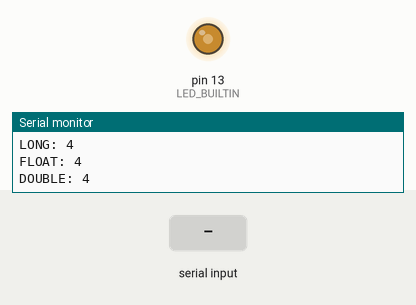
Simulated run of this sketch. Board: Arduino Uno, built with avr-gcc and run on an emulated ATmega328P. Parts: output pins drawn as LEDs (lit = HIGH), the last lines printed to the serial monitor. The test bench sets the inputs (shaded band). EEPROM starts erased.

Above: at 1.2 s.
1.3 s: "90,45\n" received over Serial
At 2.0 s:
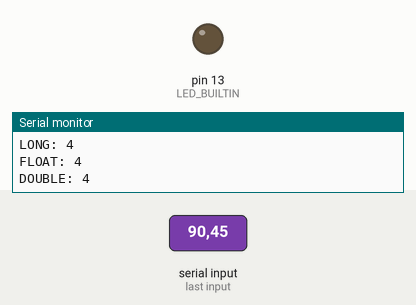
At 2.35 s:
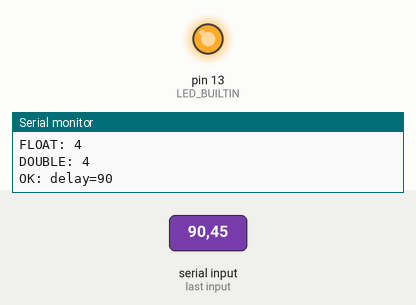
4.3 s: "5\n" received over Serial
7.3 s: "30,150\n" received over Serial
Timing chart, 0 to 16.3 s (numbered marks = the images above; inputs shaded):
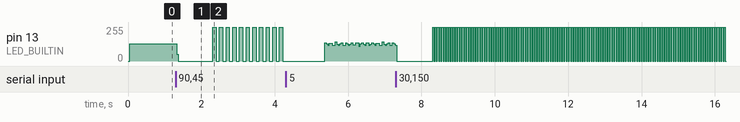

Measured:
- by itself, pin 13 (LED_BUILTIN): repeats every 0.06 s: 255/255 0.03 s, 0/255 0.03 s

The sketch:

eeprom_test.ino
```cpp
#include <EEPROM.h>

int led_delay;
uint32_t timer = led_delay;
int value_address = 0;
bool state = false;

template <class T> int writeToMemory(int ee, const T& value) {
  const byte* p = (const byte*)(const void*)&value;
  int i;
  for (i = 0; i < sizeof(value); i++) {
    EEPROM.update(ee++, *p++);
  }
  return i;
}

template <class T> int readFromMemory(int ee, T& value) {
  byte* p = (byte*)(void*)&value;
  int i;
  for (i = 0; i < sizeof(value); i++) {
    *p++ = EEPROM.read(ee++);
  }
  return i;
}

void setup() {
  // put your setup code here, to run once:
  pinMode(LED_BUILTIN, OUTPUT);
  Serial.begin(9600);
  readDelay();
  Serial.println("INT: " + String(sizeof(int)));
  Serial.println("UINT: " + String(sizeof(unsigned int)));
  Serial.println("LONG: " + String(sizeof(long)));
  Serial.println("FLOAT: " + String(sizeof(float)));
  Serial.println("DOUBLE: " + String(sizeof(double)));
}

void readDelay() {
  int value;
  readFromMemory(value_address, value);
  if (value > 0) {
    Serial.println("SETUP OK; delay=" + String(value));
    led_delay = value;
  }
}

void readInput() {
  String strValue = Serial.readString();
  int value = strValue.toInt();
  if (value > 0) {
    led_delay = value;
    writeToMemory(value_address, value);
    Serial.println("OK: delay=" + String(value));
  } else {
    Serial.println("ERROR: delay=" + String(led_delay));
  }
}

void loop() {
  if (Serial.available() > 0) {
    readInput();
  }
  if (millis() - timer > led_delay) {
    timer = millis();
    state = !state;
    digitalWrite(LED_BUILTIN, state);
  }
}
```
